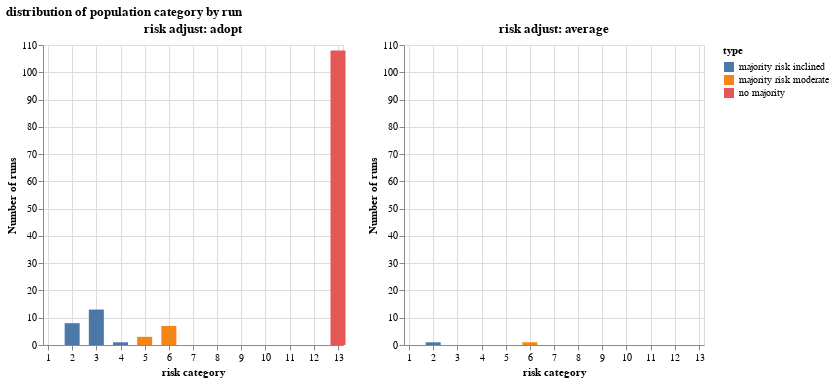

The code cell stored with this chart in its notebook:
### Code cell
from simulatingrisk.hawkdovemulti import analysis_utils
import importlib
importlib.reload(analysis_utils)

# df_adopt, df_average

adopt_chart = analysis_utils.graph_population_risk_category(
    analysis_utils.groupby_population_risk_category(df_adopt)
).properties(title="risk adjust: adopt")
                                                                                                                                  
average_chart = analysis_utils.graph_population_risk_category(
    analysis_utils.groupby_population_risk_category(df_avg)
).properties(title="risk adjust: average")

(adopt_chart | average_chart).properties(title="distribution of population category by run").resolve_scale(y='shared')

### Figure 1 — Vega-Lite specification as saved in the notebook (floating-point values rounded to 4 significant figures)
{"config": {"view": {"continuousWidth": 300, "continuousHeight": 300}}, "hconcat": [{"data": {"name": "data-3dc1d0534ba467f5a899f442a7bf4742"}, "mark": {"type": "bar", "width": 15}, "encoding": {"color": {"field": "type", "title": "type", "type": "nominal"}, "x": {"axis": {"tickCount": 13}, "field": "risk_category", "scale": {"domain": [1, 13]}, "title": "risk category", "type": "quantitative"}, "y": {"field": "count", "title": "Number of runs", "type": "quantitative"}}, "title": "risk adjust: adopt"}, {"data": {"name": "data-ffc5a07ef4fb5f2a53d2ba49cef3d725"}, "mark": {"type": "bar", "width": 15}, "encoding": {"color": {"field": "type", "title": "type", "type": "nominal"}, "x": {"axis": {"tickCount": 13}, "field": "risk_category", "scale": {"domain": [1, 13]}, "title": "risk category", "type": "quantitative"}, "y": {"field": "count", "title": "Number of runs", "type": "quantitative"}}, "title": "risk adjust: average"}], "resolve": {"scale": {"y": "shared"}}, "title": "distribution of population category by run", "$schema": "https://vega.github.io/schema/vega-lite/v5.16.3.json", "datasets": {"data-3dc1d0534ba467f5a899f442a7bf4742": [{"risk_category": 2, "count": 8, "type": "majority risk inclined"}, {"risk_category": 3, "count": 13, "type": "majority risk inclined"}, {"risk_category": 4, "count": 1, "type": "majority risk inclined"}, {"risk_category": 5, "count": 3, "type": "majority risk moderate"}, {"risk_category": 6, "count": 7, "type": "majority risk moderate"}, {"risk_category": 13, "count": 108, "type": "no majority"}], "data-ffc5a07ef4fb5f2a53d2ba49cef3d725": [{"risk_category": 2, "count": 1, "type": "majority risk inclined"}, {"risk_category": 6, "count": 1, "type": "majority risk moderate"}]}}
